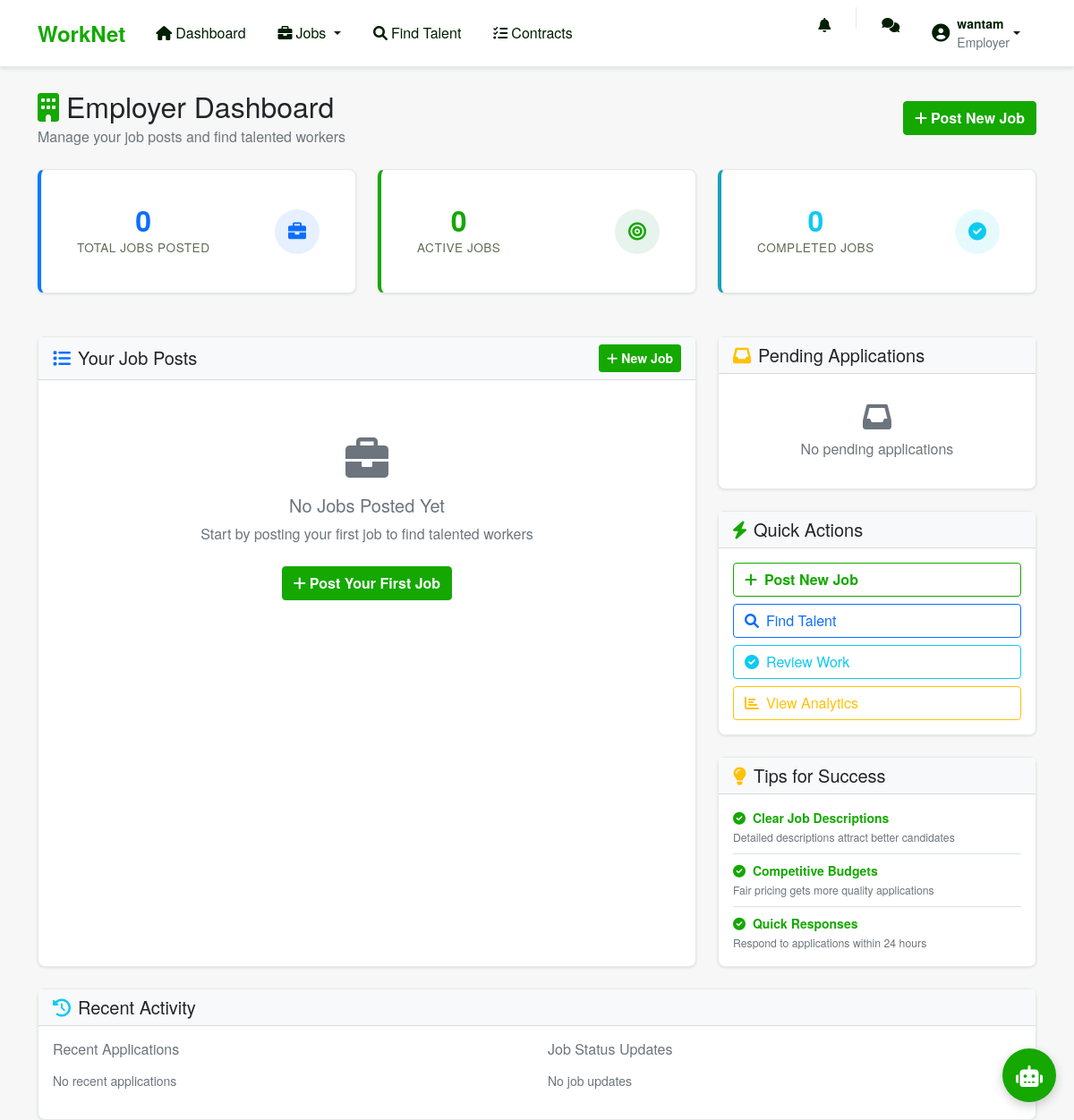
Page /dashboard/employer/ (signed in) on the earlier database version.
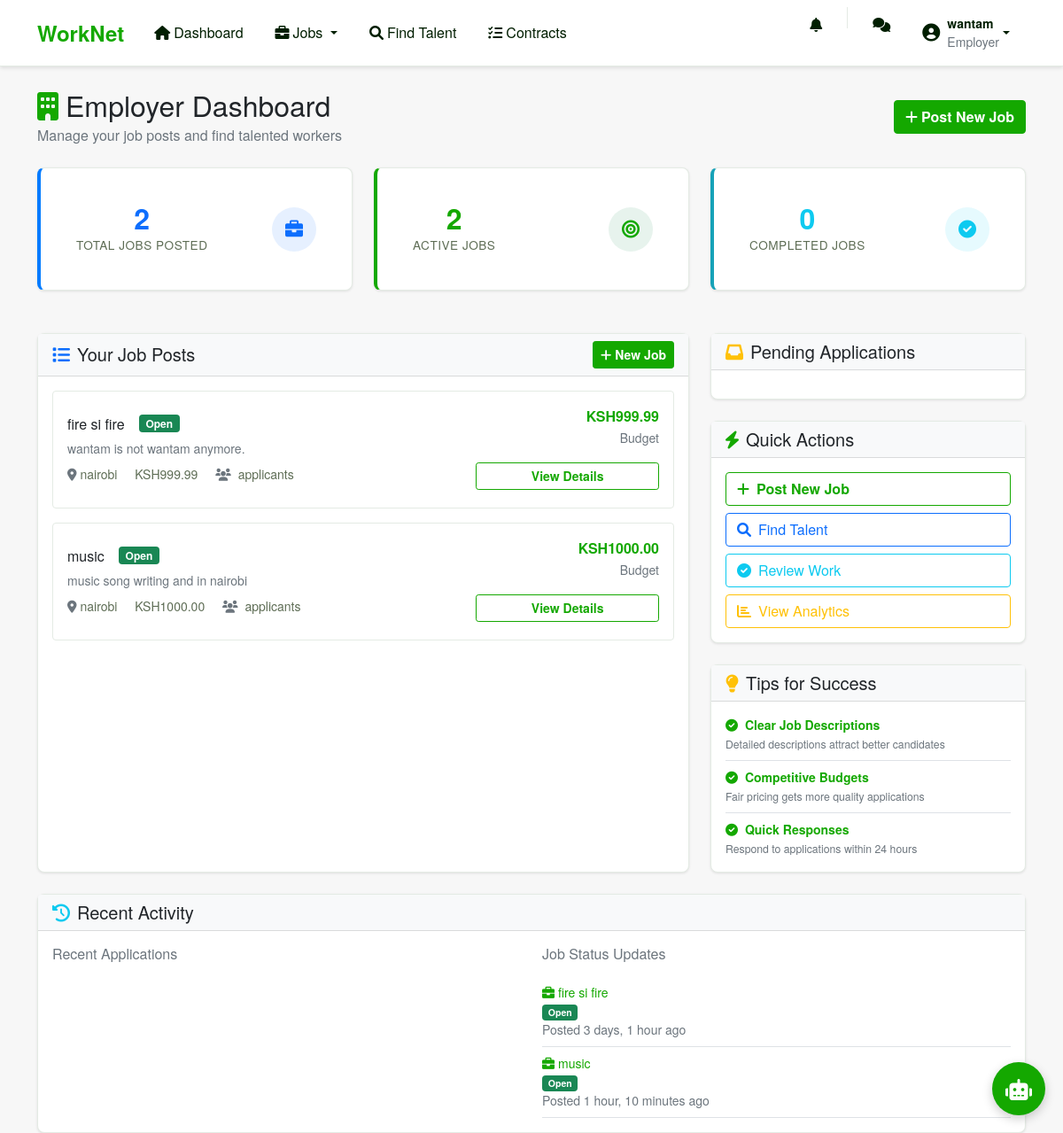
Same page on the later database version.
### matcher/models.py (models this page shows, shortened)
class JobRequest(models.Model):
    JOB_STATUS = (
        ('open', 'Open'),
        ('in_progress', 'In Progress'),
        ('completed', 'Completed'),
        ('cancelled', 'Cancelled'),
    )
    employer = models.ForeignKey(WorkerProfile, on_delete=models.CASCADE, limit_choices_to={'user_type': 'employer'})
    title = models.CharField(max_length=200)
    description = models.TextField()
    required_skills = models.ManyToManyField(Skill)
    location = models.CharField(max_length=255)
    latitude = models.FloatField(null=True, blank=True)
    longitude = models.FloatField(null=True, blank=True)
    budget = models.DecimalField(max_digits=10, decimal_places=2, null=True, blank=True)
    status = models.CharField(max_length=20, choices=JOB_STATUS, default='open')
    assigned_worker = models.ForeignKey(WorkerProfile, on_delete=models.SET_NULL, null=True, blank=True, related_name='assigned_jobs')
    worker_completion_date = models.DateTimeField(null=True, blank=True)
    employer_approval_date = models.DateTimeField(null=True, blank=True)
    worker_signature = models.TextField(blank=True)
    employer_signature = models.TextField(blank=True)
    completed_successfully = models.BooleanField(default=False)
    created_at = models.DateTimeField(auto_now_add=True)
    updated_at = models.DateTimeField(auto_now=True)

### matcher/views.py (the view)
# urls.py: path('dashboard/employer/', EmployerDashboardView.as_view(), name='employer_dashboard'),
class EmployerDashboardView(LoginRequiredMixin, UserPassesTestMixin, ListView):
    model = JobRequest
    template_name = 'dashboard/employer_dashboard.html'
    context_object_name = 'jobs'
    def test_func(self):
        return self.request.user.workerprofile.user_type == 'employer'
    def get_queryset(self):
        return JobRequest.objects.filter(employer=self.request.user.workerprofile)
    def get_context_data(self, **kwargs):
        context = super().get_context_data(**kwargs)
        employer = self.request.user.workerprofile
        context['active_jobs'] = JobRequest.objects.filter(employer=employer, status='open').count()
        context['completed_jobs'] = JobRequest.objects.filter(employer=employer, status='completed').count()
        return context

### matcher/templates/dashboard/employer_dashboard.html (shortened to what the changed rows need)
{% extends 'base.html' %}
{% block content %}
<div class="row">
    <div class="col-12">
        <div class="d-flex justify-content-between align-items-center mb-4">
            <div>
                <h2 class="text-dark mb-1">
                    <i class="fas fa-building me-2 text-success"></i>Employer Dashboard
                </h2>
            </div>
        </div>
        <div class="row mb-4">
            <div class="col-xl-4 col-md-6 mb-4">
                <div class="card stats-card border-left-primary">
                    <div class="card-body">
                        <div class="d-flex justify-content-between align-items-center">
                            <div>
                                <div class="stat-number text-primary">{{ jobs.count }}</div>
                                <div class="stat-label">Total Jobs Posted</div>
                            </div>
                        </div>
                    </div>
                </div>
            </div>
            <div class="col-xl-4 col-md-6 mb-4">
                <div class="card stats-card border-left-success">
                    <div class="card-body">
                        <div class="d-flex justify-content-between align-items-center">
                            <div>
                                <div class="stat-number text-success">{{ active_jobs }}</div>
                                <div class="stat-label">Active Jobs</div>
                            </div>
                        </div>
                    </div>
                </div>
            </div>
        </div>
        <div class="row">
            <div class="col-lg-8 mb-4">
                <div class="card h-100">
                    <div class="card-body">
                        {% if jobs %}
                            {% for job in jobs %}
                            <div class="job-card border rounded p-3 mb-3">
                                <div class="row align-items-center">
                                    <div class="col-md-8">
                                        <div class="d-flex align-items-center mb-2">
                                            <h6 class="mb-0 me-3 text-dark">{{ job.title }}</h6>
                                            <span class="badge bg-{% if job.status == 'open' %}success{% elif job.status == 'in_progress' %}warning{% else %}secondary{% endif %}">
                                                {{ job.get_status_display }}
                                            </span>
                                        </div>
                                        <p class="text-muted mb-2 small">{{ job.description|truncatewords:25 }}</p>
                                        <div class="job-meta small">
                                            <span class="me-3">
                                                <i class="fas fa-map-marker-alt me-1 text-muted"></i>{{ job.location }}
                                            </span>
                                            <span class="me-3">
                                                KSH{{ job.budget }}
                                            </span>
                                            <span>
                                                <i class="fas fa-users me-1 text-muted"></i>{{ job.get_applicants_count }} applicants
                                            </span>
                                        </div>
                                    </div>
                                    <div class="col-md-4 text-end">
                                        <div class="mb-3">
                                            <div class="text-success fw-bold">KSH{{ job.budget }}</div>
                                            <small class="text-muted">Budget</small>
                                        </div>
                                        <div class="btn-group-vertical w-100">
                                            <a href="{% url 'job_detail' job.id %}" class="btn btn-sm btn-outline-success mb-1">View Details</a>
                                        </div>
                                    </div>
                                </div>
                            </div>
                            {% endfor %}
                        {% else %}
                            <div class="text-center py-5">
                                <i class="fas fa-briefcase fa-3x text-muted mb-3"></i>
                                <h5 class="text-muted">No Jobs Posted Yet</h5>
                                <p class="text-muted mb-4">Start by posting your first job to find talented workers</p>
                                <a href="{% url 'job_create' %}" class="btn btn-success">
                                    <i class="fas fa-plus me-1"></i>Post Your First Job
                                </a>
                            </div>
                        {% endif %}
                    </div>
                </div>
            </div>
            <div class="col-lg-4 mb-4">
                <div class="card mb-4">
                    <div class="card-body">
                        {% with pending_apps_count=0 %}
                        {% for job in jobs %}
                            {% if job.jobapplication_set.count > 0 %}
                            {% with pending_apps_count=pending_apps_count|add:job.jobapplication_set.count %}
                            <div class="application-alert border-start border-warning border-3 ps-3 py-2 mb-3">
                                <div class="d-flex justify-content-between align-items-center">
                                    <div>
                                        <h6 class="mb-1 small">{{ job.title }}</h6>
                                        <small class="text-muted">{{ job.jobapplication_set.count }} new applications</small>
                                    </div>
                                    <a href="{% url 'manage_applications' job.id %}" class="btn btn-sm btn-outline-warning">
                                        Review
                                    </a>
                                </div>
                            </div>
                            {% endwith %}
                            {% endif %}
                        {% empty %}
                        <div class="text-center py-3">
                            <i class="fas fa-inbox fa-2x text-muted mb-2"></i>
                            <p class="text-muted mb-0">No pending applications</p>
                        </div>
                        {% endfor %}
                        {% endwith %}
                    </div>
                </div>
            </div>
        </div>
        <div class="card">
            <div class="card-body">
                <div class="row">
                    <div class="col-md-6">
                        <h6 class="text-muted mb-3">Recent Applications</h6>
                        {% for job in jobs|slice:":3" %}
                            {% if job.jobapplication_set.count > 0 %}
                            <div class="activity-item small py-2 border-bottom">
                                <div class="text-primary">
                                    <i class="fas fa-user-plus me-1"></i>New applications for
                                </div>
                                <strong>{{ job.title }}</strong>
                                <div class="text-muted">{{ job.jobapplication_set.count }} applicants</div>
                            </div>
                            {% endif %}
                        {% empty %}
                        <p class="text-muted small">No recent applications</p>
                        {% endfor %}
                    </div>
                    <div class="col-md-6">
                        <h6 class="text-muted mb-3">Job Status Updates</h6>
                        {% for job in jobs|slice:":3" %}
                        <div class="activity-item small py-2 border-bottom">
                            <div class="text-success">
                                <i class="fas fa-briefcase me-1"></i>{{ job.title }}
                            </div>
                            <span class="badge bg-{% if job.status == 'open' %}success{% elif job.status == 'in_progress' %}warning{% else %}secondary{% endif %}">
                                {{ job.get_status_display }}
                            </span>
                            <div class="text-muted">Posted {{ job.created_at|timesince }} ago</div>
                        </div>
                        {% empty %}
                        <p class="text-muted small">No job updates</p>
                        {% endfor %}
                    </div>
                </div>
            </div>
        </div>
    </div>
</div>
{% endblock %}

Differences in the rows shown:
added JobRequest: title "fire si fire", status "Open", description "wantam is not wantam anymore.", location "nairobi", budget "999.99", created_at "3 days, 1 hour"
added JobRequest: title "music", status "Open", description "music song writing and in nairobi", location "nairobi", budget "1000.00", created_at "1 hour, 10 minutes"
Other differences:
{{ jobs.count }}: "0" → "2"
{{ active_jobs }}: "0" → "2"
text no longer shown: "No Jobs Posted Yet Start by posting your first job to find talented workers Post Your First Job No pending applications No recent applications No job updates"
